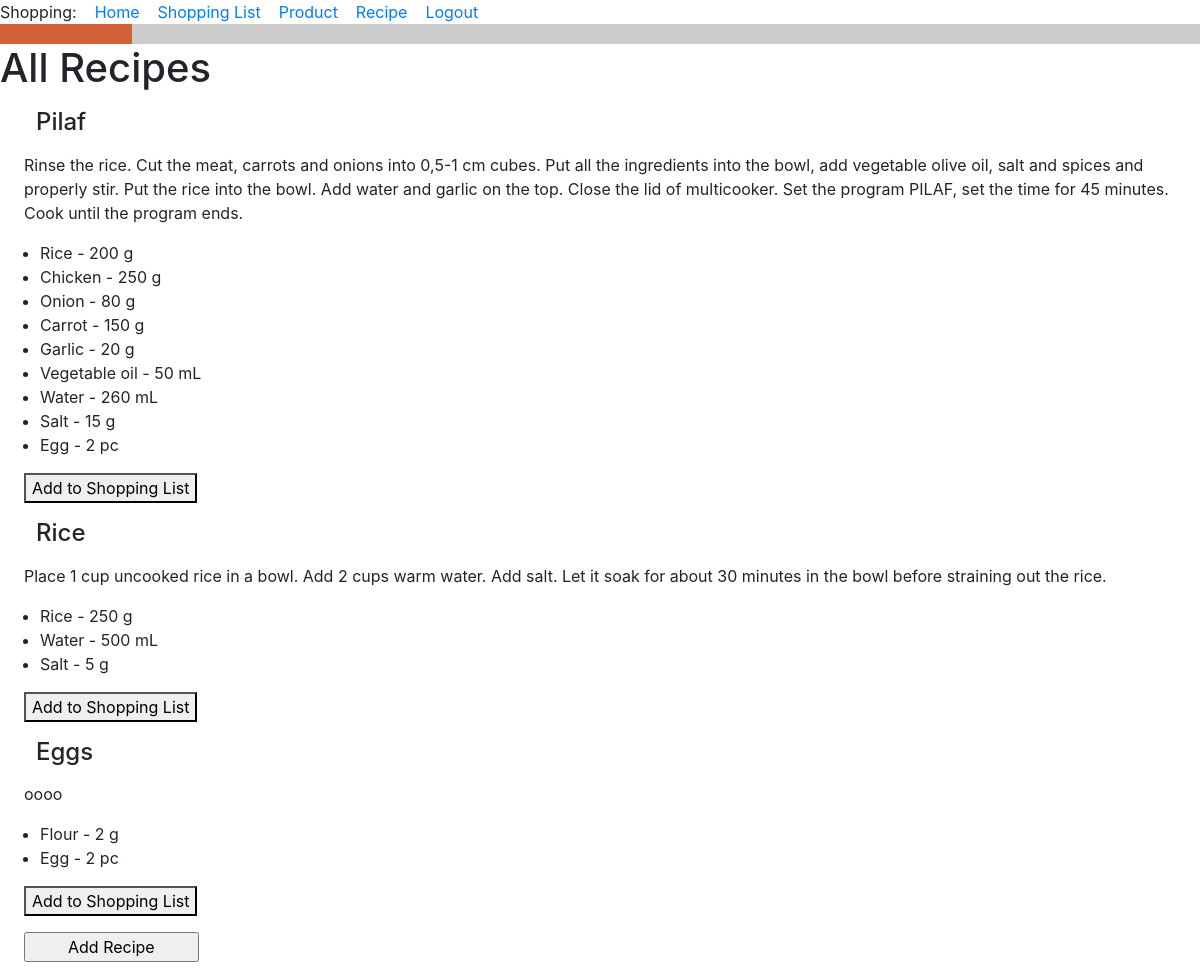
Screenshot of /all_recipes (signed in) with the database file from the repository.
### food_app/models.py (models this page shows, shortened)
class Recipe(db.Model):
    id = db.Column(db.Integer, primary_key=True)
    title = db.Column(db.String(256), index=True, unique=True, nullable=False)
    owner = db.Column(db.ForeignKey('user.id'))
    ingredients = db.relationship('Ingredient', backref='recipe', lazy='dynamic')
    description = db.Column(db.Text)
    def __str__(self):
        return f'{self.title}'.capitalize()

class Ingredient(db.Model):
    id = db.Column(db.Integer, primary_key=True)
    recipe_id = db.Column(db.ForeignKey('recipe.id'))
    product_id = db.Column(db.ForeignKey('product.id'))
    product = db.relationship('Product')
    quantity = db.Column(db.Integer)
    unit_of_measure = db.Column(db.String(120))
    def __str__(self):
        return f'{self.product} - {self.quantity} {self.unit_of_measure}'

class Product(db.Model):
    id = db.Column(db.Integer, primary_key=True)
    title = db.Column(db.String(256), index=True, unique=True, nullable=False)
    type_of_product = db.Column(db.String(120))
    unit_of_measure = db.Column(db.String(120))
    def __str__(self):
        return f'{self.title}'.capitalize()  # Big first letter only.

### food_app/routes.py (the view)
@app.route('/all_recipes', methods=['GET', 'POST'])
@login_required
def all_recipes():
    recipes = Recipe.query.all()
    return render_template(
        'all_recipes.html',
        title='All Recipes',
        recipes=recipes,
    )

### food_app/models.py (called while the page is built)
@login.user_loader
def load_user(id):
    return User.query.get(int(id))

### food_app/templates/all_recipes.html
{% extends "base.html" %}
{% block content %}
<h1>All Recipes</h1>
    {% for recipe in recipes %}
    <h4><div><p><p style="margin-left:1.5em">{{ recipe }} </p></div></h4>
    <div><p><p style="margin-left:1.5em">{{ recipe.description }}</p></div>
    <div><ul>  {% for ingredient in recipe.ingredients %}
        <li>{{ ingredient }}</li>
        {% endfor %}
    </ul>
    </div>
    <p style="margin-left:1.5em"><a href="{{ url_for('add_portions', recipe_id=recipe.id) }}">
    <button> Add to Shopping List </button>
    </a>
{% endfor %}
<form>
<p style="margin-left:1.5em"><input type="button" value="        Add Recipe        " onClick='location.href="add_recipe"'>
</form>
{% endblock %}

### rows the page displays
Recipe: title "Pilaf", description "Rinse the rice. Cut the meat, carrots and onions into 0,5-1 cm cubes. Put all the ingredients into the bowl, add vegetable olive oil, salt and spices and properly stir. Put the rice into the bowl. Add water and garlic on the top. Close the lid of multicooker. Set the program PILAF, set the time for 45 minutes. Cook until the program ends."
Ingredient: quantity+unit_of_measure "Rice - 200 g"
Ingredient: quantity+unit_of_measure "Chicken - 250 g"
Ingredient: quantity+unit_of_measure "Onion - 80 g"
Ingredient: quantity+unit_of_measure "Carrot - 150 g"
Ingredient: quantity+unit_of_measure "Garlic - 20 g"
Ingredient: quantity+unit_of_measure "Vegetable oil - 50 mL"
Ingredient: quantity+unit_of_measure "Water - 260 mL"
Ingredient: quantity+unit_of_measure "Salt - 15 g"
Ingredient: quantity+unit_of_measure "Egg - 2 pc"
Recipe: title "Rice", description "Place 1 cup uncooked rice in a bowl. Add 2 cups warm water. Add salt. Let it soak for about 30 minutes in the bowl before straining out the rice."
Ingredient: quantity+unit_of_measure "Rice - 250 g"
Ingredient: quantity+unit_of_measure "Water - 500 mL"
Ingredient: quantity+unit_of_measure "Salt - 5 g"
Recipe: title "Eggs", description "oooo"
Ingredient: quantity+unit_of_measure "Flour - 2 g"
Ingredient: quantity+unit_of_measure "Egg - 2 pc"
